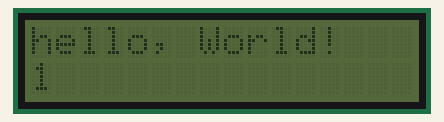
Simulated run of this sketch. Board: Arduino Uno, built with avr-gcc and run on an emulated ATmega328P. Parts: 16×2 character LCD.

Above: at 0.1 s.
At 4.1 s:
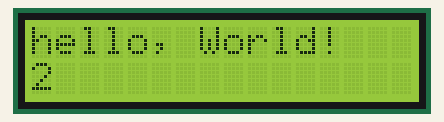
At 10.1 s:
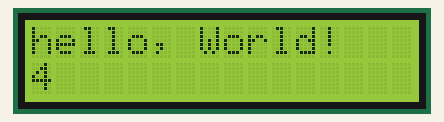
At 19.2 s:
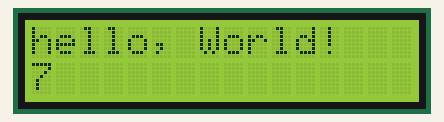
At 28.2 s:
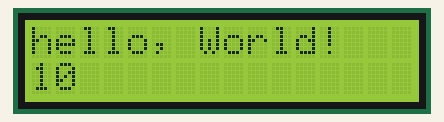
At 37.2 s:
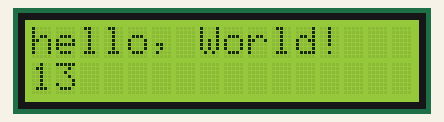

Measured:
- what the display in image 1 shows lasts 2.0 s, from 4.1 s to 6.1 s

The sketch:

i2c_1602_LCDdisplay.ino
```cpp
/*
www.quadstore.in
** NOTE: Tested on Arduino Uno whose I2C pins are A4==SDA, A5==SCL
*/

#include <Wire.h>
#include <LCD.h>
#include <LiquidCrystal_I2C.h>

#define I2C_ADDR    0x3F  // <<----- Replace your address here by scanning your i2c display using i2c scanner program to find the code
#define BACKLIGHT_PIN     3
#define En_pin  2
#define Rw_pin  1
#define Rs_pin  0
#define D4_pin  4
#define D5_pin  5
#define D6_pin  6
#define D7_pin  7

int n = 1;

LiquidCrystal_I2C  lcd(I2C_ADDR,En_pin,Rw_pin,Rs_pin,D4_pin,D5_pin,D6_pin,D7_pin);

void setup()
{
 lcd.begin (16,2); //  <<----- My LCD was 16x2


// Switch on the backlight
lcd.setBacklightPin(BACKLIGHT_PIN,POSITIVE);
lcd.setBacklight(HIGH);
lcd.home (); // go home

 lcd.print("hello, World!");
}

void loop()
{
 // Backlight on/off every 3 seconds
 lcd.setCursor (0,1);        // go to start of 2nd line
 lcd.print(n++,DEC);
 lcd.setBacklight(LOW);      // Backlight off
 delay(1000);
 lcd.setBacklight(HIGH);     // Backlight on
 delay(2000);
}
```
